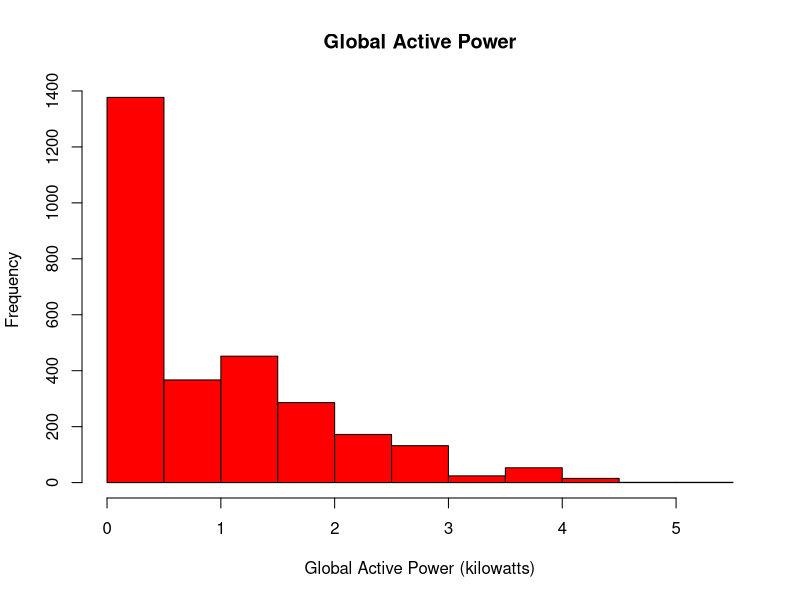

The R script that drew this image:
#read data ; txt file has been filtered to include only Feb 1 and Feb 2, 2007
pc <- read.table("02_hh_pc.txt", header = TRUE, sep=";")
pc$Date <- strptime(pc$Date, "%m/%d/%Y")
#save to png file
png(filename = "plot1.png", width = 480, height = 480, units = "px")
#Plot 1
hist(pc$Global_active_power, col = "red", main = "Global Active Power", xlab = "Global Active Power (kilowatts)")

